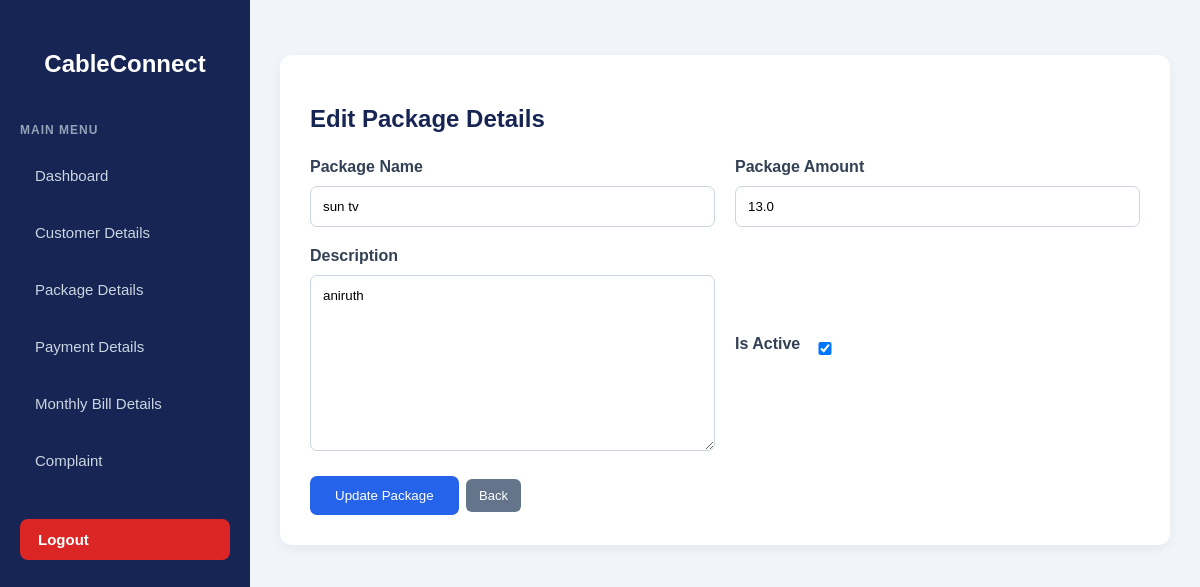
Page /package/edit/1/ on the earlier database version.
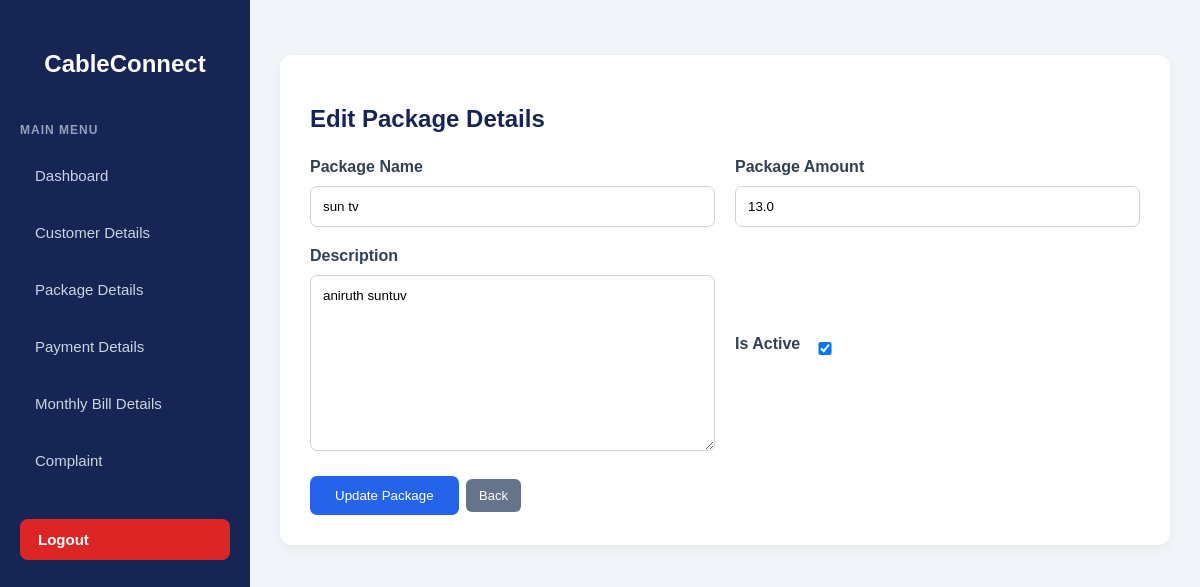
Same page on the later database version.
### cash/models.py (models this page shows, shortened)
class ConnectionPackage(models.Model):
    package_name = models.CharField(max_length=100)
    package_amount = models.FloatField()
    description = models.TextField(blank=True)
    is_active = models.BooleanField(default=True)

### cash/views.py (the view)
# urls.py: path('package/edit/<int:id>/', package_edit, name='package-edit'),
def package_edit(request, id):
    package = get_object_or_404(ConnectionPackage, id=id)
    if request.method == "POST":
        form = packageForm(request.POST, instance=package)
        if form.is_valid():
            form.save()
            return redirect('package')
    else:
        form = packageForm(instance=package)
    return render(request, 'package_edit.html', {
        'form': form
    })

### cash/forms.py
class packageForm(ModelForm):
    class Meta:
        model = ConnectionPackage
        fields = "__all__"

### cash/templates/package_edit.html (shortened to what this page needs)
{% load static %}
<!DOCTYPE html>
<html>
<head>
    <link rel="stylesheet" href="{% static 'sidebar.css' %}?v=1">
    <link rel="stylesheet" href="{% static 'package.css' %}">
</head>
<body>
{% include 'sidebar.html' %}
<div class="page-content">
    <div class="form-container">
        <h2>Edit Package Details</h2>
        <form method="POST">
            <div class="form-grid">
                <div class="form-group">
                    <label>Package Name</label>
                    {{ form.package_name }}
                </div>
                <div class="form-group">
                    <label>Package Amount</label>
                    {{ form.package_amount }}
                </div>
                <div class="form-group">
                    <label>Description</label>
                    {{ form.description }}
                </div>
                <div class="form-group checkbox">
                    <label>Is Active</label>
                    {{ form.is_active }}
                </div>
            </div>
            <button type="submit">Update Package</button>
            <a href="{% url 'package' %}" class="back-btn">
                Back
            </a>
        </form>
    </div>
</div>
</body>
</html>

Differences in the rows shown:
changed ConnectionPackage "sun tv": description "aniruth" → "aniruth suntuv"
